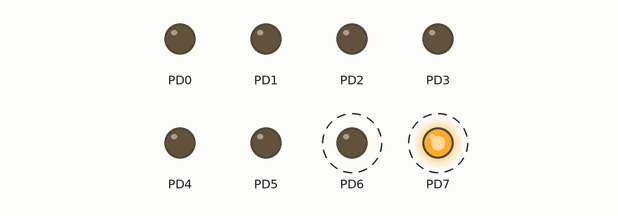
This program was run on a simulated ATmega128, built with avr-gcc and emulated at 8 MHz. Parts: output pins drawn as LEDs (lit = HIGH). Dashed ring = blinking.

Above: at 0.2 s.
Timing chart, 0 to 3.0 s (numbered marks = the images above):
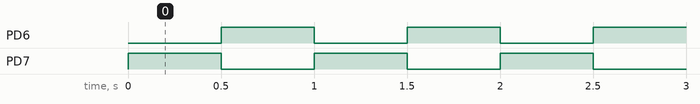

The program:

main.c
```c
/*
 * Opdracht1.c
 *
 * Created: 20-2-2018 10:54:05
 * Author : jeffr
 */
#define F_CPU 8000000		//this is 8MHz

#include <avr/io.h>
#include <util/delay.h>
#define  BIT(x)  (1<<(x))


void wait(int ms){
	for (int i=0; i<ms; i++)
		{
			_delay_ms( 1 );		// library function (max 30 ms at 8MHz)
		}
}

int main(void)
{
	DDRD= 0b11111111;
	PORTD^=BIT(6);


    while (1)
    {
		PORTD^=(BIT(7)|BIT(6));
		wait( 500 );

    }
	return 1;
}
```

Measured:
- by itself, PD6, PD7: alternates HIGH for 0.50 s and LOW for 0.50 s
